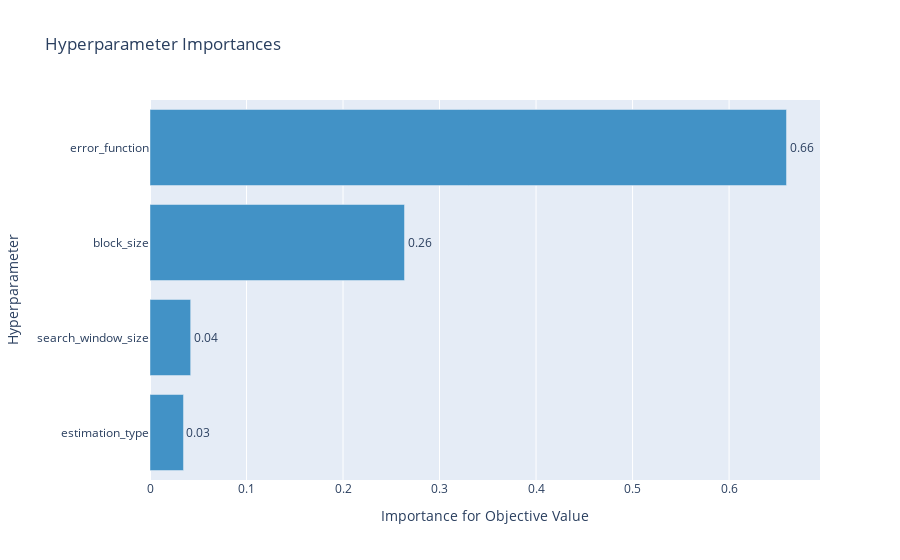

This figure's notebook cell:
### Code cell
optuna.visualization.plot_param_importances(study)

### Figure 1 — Plotly figure (JSON) as saved in the notebook; plotly's stock layout.template omitted (floating-point values rounded to 4 significant figures)
{"data": [{"cliponaxis": false, "hovertemplate": ["estimation_type (CategoricalDistribution): 0.03468775809348292<extra></extra>", "search_window_size (IntDistribution): 0.042131612308169517<extra></extra>", "block_size (IntDistribution): 0.2636940595203214<extra></extra>", "error_function (CategoricalDistribution): 0.6594865700780262<extra></extra>"], "marker": {"color": "rgb(66,146,198)"}, "orientation": "h", "text": ["0.03", "0.04", "0.26", "0.66"], "textposition": "outside", "type": "bar", "x": [0.03469, 0.04213, 0.2637, 0.6595], "y": ["estimation_type", "search_window_size", "block_size", "error_function"]}], "layout": {"showlegend": false, "title": {"text": "Hyperparameter Importances"}, "xaxis": {"title": {"text": "Importance for Objective Value"}}, "yaxis": {"title": {"text": "Hyperparameter"}}}}
